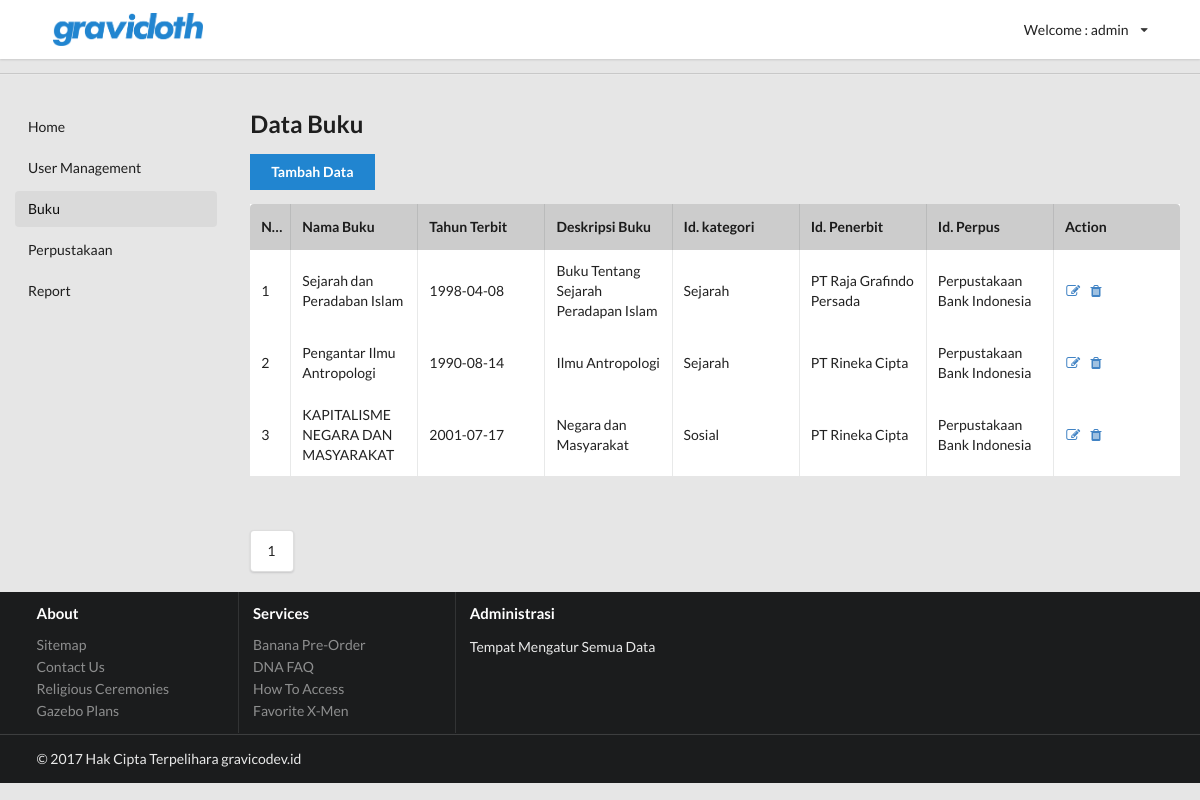
The app's page /admin/index.php?p=buku/index-book (signed in) with its own data.
### tables this page shows
CREATE TABLE `petugas` (
  `id_petugas` int(11) NOT NULL,
  `nama_petugas` varchar(128) NOT NULL,
  `alamat_petugas` varchar(128) NOT NULL,
  `tanggal_masuk` date NOT NULL,
  `tempat_lahir_petugas` varchar(128) NOT NULL,
  `tanggal_lahir_petugas` date NOT NULL,
  `username_petugas` varchar(25) NOT NULL,
  `password_petugas` varchar(25) NOT NULL,
  `status_petugas` int(11) NOT NULL
);

CREATE TABLE `buku` (
  `id_buku` int(11) NOT NULL,
  `nama_buku` varchar(128) NOT NULL,
  `tahun_terbit` date NOT NULL,
  `deskripsi_buku` varchar(128) NOT NULL,
  `id_kategori` int(11) NOT NULL,
  `id_penerbit` int(11) NOT NULL,
  `id_perpus` int(11) NOT NULL
);

CREATE TABLE `kategori` (
  `id_kategori` int(11) NOT NULL,
  `kategori` varchar(128) NOT NULL
);

CREATE TABLE `penerbit` (
  `id_penerbit` int(11) NOT NULL,
  `nama_penerbit` varchar(128) NOT NULL,
  `alamat_penerbit` varchar(128) NOT NULL
);

CREATE TABLE `perpus` (
  `id_perpus` int(11) NOT NULL,
  `nama_perpus` varchar(128) NOT NULL,
  `alamat_perpus` varchar(128) NOT NULL,
  `deskripsi_perpus` varchar(128) NOT NULL,
  `latitude` double NOT NULL,
  `longitude` double NOT NULL
);

### admin/view/session.php (called while the page is built, shortened)
<?php
$connection = mysql_connect("localhost", "root", "");
$user_check=$_SESSION['login_user_admin'];
$ses_sql=mysql_query("select username_petugas from petugas where username_petugas='$user_check'", $connection);
$row = mysql_fetch_assoc($ses_sql);
$login_session =$row['username_petugas'];
?>

### admin/view/buku/index-book.php (the view, shortened to what this page needs)
	<h2>Data Buku</h2>
	<p><a class="ui blue button" href="?p=buku/tambah">Tambah Data</a></p>
	<table class="ui fixed celled table">
		<thead>
		<tr bgcolor="#CCCCCC">
			<th style="width: 40px;">No.</th>
			<th>Nama Buku</th>
			<th>Tahun Terbit</th>
			<th>Deskripsi Buku</th>
			<th>Id. kategori</th>
			<th>Id. Penerbit</th>
			<th>Id. Perpus</th>
			<th>Action</th>
		</tr></thead>
		<?php
		$halaman = 10;
		  $page = isset($_GET["halaman"]) ? (int)$_GET["halaman"] : 1;
		  $mulai = ($page>1) ? ($page * $halaman) - $halaman : 0;
		  $result = mysql_query("SELECT * FROM buku");
		  $total = mysql_num_rows($result);
		  $pages = ceil($total/$halaman);
		$query = mysql_query("SELECT * FROM buku ORDER BY nama_buku DESC LIMIT $mulai, $halaman") or die(mysql_error());
		if(mysql_num_rows($query) == 0){
			echo '<tr><td colspan="6">Tidak ada data!</td></tr>';
		}else{
			$no = 1;
			while($data = mysql_fetch_assoc($query)){
				echo '<tr>';
					echo '<td>'.$no.'</td>';
					echo '<td>'.$data['nama_buku'].'</td>';
					echo '<td>'.$data['tahun_terbit'].'</td>';
					echo '<td>'.$data['deskripsi_buku'].'</td>';
					$kategoridata = $data['id_kategori'];
					$resultkategori = mysql_query("SELECT * FROM kategori WHERE id_kategori='$kategoridata'");
					while ($rowkategori = mysql_fetch_array($resultkategori)) {
							echo '<td>'.$rowkategori['kategori'].'</td>';
					}
					$penerbitdata = $data['id_penerbit'];
					$resultpenerbit = mysql_query("SELECT * FROM penerbit WHERE id_penerbit='$penerbitdata'");
					while ($rowpenerbit = mysql_fetch_array($resultpenerbit)) {
							echo '<td>'.$rowpenerbit['nama_penerbit'].'</td>';
					}
					$perpusdata = $data['id_perpus'];
					$resultperpus = mysql_query("SELECT * FROM perpus WHERE id_perpus='$perpusdata'");
					while ($rowperpus = mysql_fetch_array($resultperpus)) {
							echo '<td>'.$rowperpus['nama_perpus'].'</td>';
					}
					echo '<td><a  href="index.php?p=buku/edit&id='.$data['id_buku'].'"><i class="edit icon"></i></a>  <a  href="index.php?p=buku/hapus&id='.$data['id_buku'].'" onclick="return confirm(\'Yakin?\')"><i class="trash icon"></i></a></td>';
				echo '</tr>';
				$no++;
			}
		}
		?>
	</table>
<br></br>
<div class="ui pagination menu">
  <?php for ($i=1; $i<=$pages ; $i++){ ?>
  <a href="?p=buku/index-book&halaman=<?php echo $i; ?>" class="<?php if ($activePage==$i) {echo "item active"; } else  {echo "item";}?>"><?php echo $i; ?></a>
  <?php } ?>

### admin/view/layout/header-login.php (shortened to what this page needs)
<?php
    $tampilan = "";
	include('view/session.php');
    $query = mysql_query("SELECT * FROM petugas WHERE username_petugas = '$login_session'") or die(mysql_error());
    while($data = mysql_fetch_assoc($query)){
        $tampilan = $data['nama_petugas'];
    }
?>
<header>
    <div id="nav-header" class="ui square borderless menu">
        <div class="ui container">
            <div class="item">
                <a href="">
                    <img class="ui small image" src="public/images/logo.png">
                </a>
            </div>
            <div class="right menu">
                <div class="ui dropdown item" >
                  <div class="text">Welcome : <?php echo $tampilan; ?></div>
                  <i class="dropdown icon"></i>
                </div>
            </div>
        </div>
    </div>
</header>

### admin/public/css/app.css (style rules this page uses)
.ui.square { border-radius: 0; border: 0; }
.ui.button, .ui.basic.button { border-radius: 0; }
.ui.table { border: 0; border-radius: 0; }
.ui.table thead th { background: none; border-bottom: 0; }
.ui.table tr td { border-top: 0; }
html { height: 100%; }
body { background: #e6e6e6; background-color: #e6e6e6; height: 100%; margin: 0; }
#nav-header { margin: 0; }

### records on screen
petugas: nama_petugas "admin"
buku: nama_buku "Sejarah dan Peradaban Islam", tahun_terbit "1998-04-08", deskripsi_buku "Buku Tentang Sejarah Peradapan Islam"
kategori: kategori "Sejarah"
penerbit: nama_penerbit "PT Raja Grafindo Persada"
perpus: nama_perpus "Perpustakaan Bank Indonesia"
buku: nama_buku "Pengantar Ilmu Antropologi", tahun_terbit "1990-08-14", deskripsi_buku "Ilmu Antropologi"
penerbit: nama_penerbit "PT Rineka Cipta"
buku: nama_buku "KAPITALISME NEGARA DAN MASYARAKAT", tahun_terbit "2001-07-17", deskripsi_buku "Negara dan Masyarakat"
kategori: kategori "Sosial"
